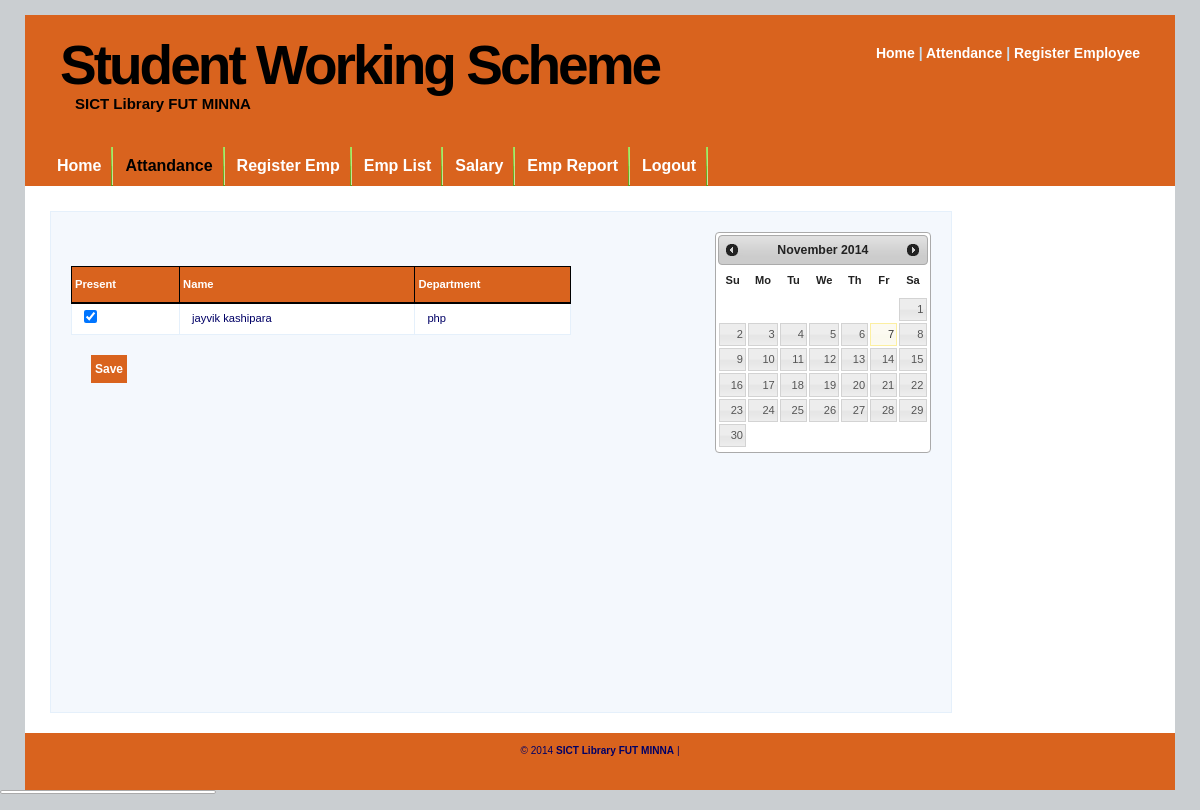
Before: /AddAttendance.php (signed in) with the older database file.
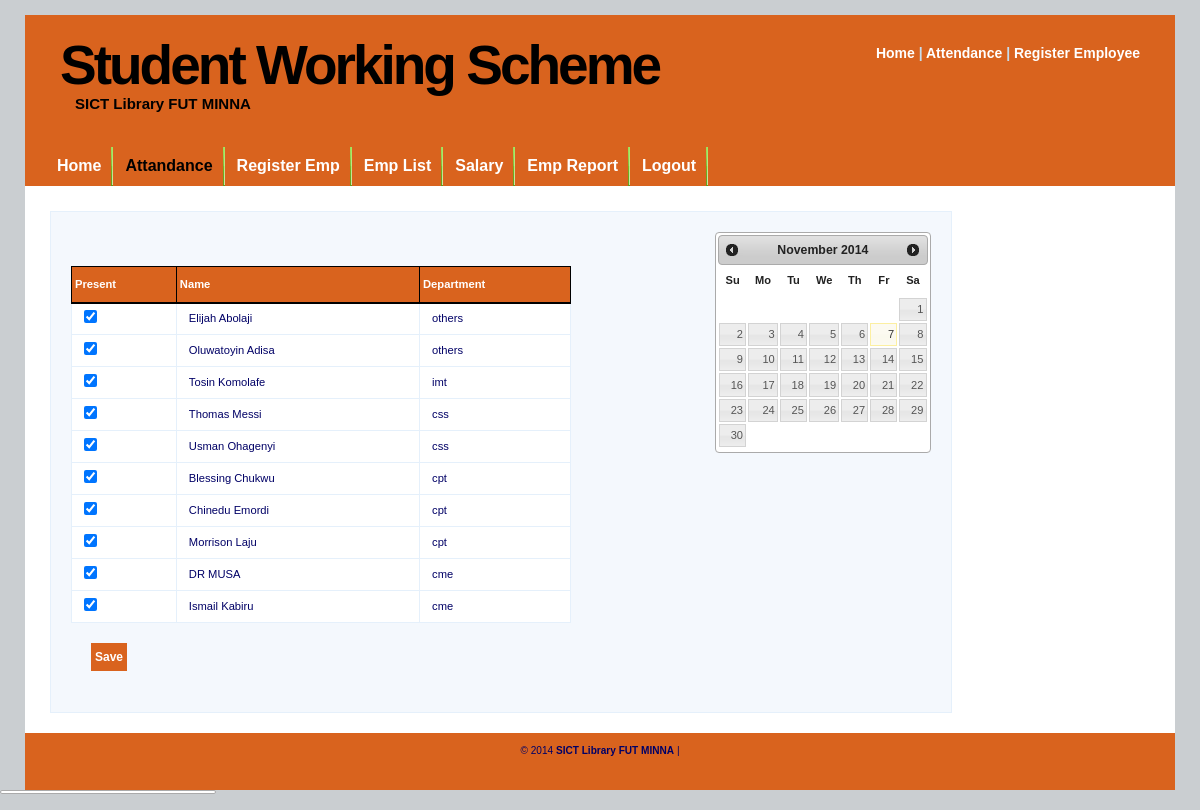
After: the same page with the newer database file.
### tables this page shows
CREATE TABLE IF NOT EXISTS `employee_detail` (
  `EmpID` int(10) NOT NULL AUTO_INCREMENT,
  `EmpName` varchar(255) NOT NULL,
  `EmpAddress` text NOT NULL,
  `EmpMobile` varchar(15) NOT NULL,
  `EmpEmail` varchar(50) NOT NULL,
  `EmpBirthdate` date NOT NULL,
  `EmpBloodGroup` varchar(5) NOT NULL,
  `EmpTechnology` varchar(20) NOT NULL,
  PRIMARY KEY (`EmpID`)
);

### class/dbclass.php (called while the page is built, shortened)
<?php
class MySQLCN {
   function MySQLCN() {
      $user = DB_USERNAME;
      $pass = DB_PASSWORD;
      $server = DB_SERVER;
      $conn = mysql_connect($server, $user, $pass);
      $this->CONN = $conn;
      return true;
   }
   function select($sql = "") {
      $conn = $this->CONN;
      $results = @mysql_query($sql, $conn);
      $count = 0;
      $data = array();
      while ($row = mysql_fetch_array($results)) {
        foreach ($row as $key => $value) {
            if (!is_array($value)) {
               $row[$key] = htmlspecialchars_decode($value, ENT_QUOTES);
            }
         }
         $data[$count] = $row;
         $count++;
      }
      return $data;
   }
}
?>

### class/EmpRegister.php (called while the page is built, shortened)
<?php
class EmpRegister extends MySQLCN {
    function AllList() {
        $qry = "SELECT *
                FROM `employee_detail`
                ORDER BY `EmpTechnology` DESC,EmpName ASC
                ";
        return $this->select($qry);
    }
}
?>

### AddAttendance.php (the view, shortened to what this page needs)
<?php
require_once 'class/dbclass.php';
require_once 'class/EmpRegister.php';
$emp = new EmpRegister();
$AllList = $emp->AllList();
?>
<!DOCTYPE html PUBLIC "-//W3C//DTD XHTML 1.0 Strict//EN" "http://www.w3.org/TR/xhtml1/DTD/xhtml1-strict.dtd">
<html xmlns="http://www.w3.org/1999/xhtml" xml:lang="en" lang="en">
    <head>
        <?php require_once 'config/commonJS.php'; ?>
    </head>
    <body>
        <div id="wrap">
            <?php @require_once 'menu/header.php'; ?>
            <?php @require_once 'menu/menu.php'; ?>
            <div id="content-wrap">
                <div id="main">
                   <form name="formSubmit" class='form' id="formSubmit" method="post" >
                            <div id="date" style="float: right;margin: 20px;"></div>
                        <br/>
                        <br/>
                        <div style="float: left;margin: 20px;">
                        <table width="500px" class="tbl">
                            <tr><th><b>Present</b></th><th><b>Name</b></th><th><b>Department</b></th></tr>
                            <?php
                            for ($i = 0; $i < count($AllList); $i++) {
                                echo "<tr>";
                                echo "<td><input id='{$AllList[$i]['EmpID']}' type='checkbox' name='present[]' class='present' value='{$AllList[$i]['EmpID']}' checked></td>";
                                echo "<td>{$AllList[$i]['EmpName']}</td>";
                                echo "<td>{$AllList[$i]['EmpTechnology']}</td>";
                                echo "</tr>";
                            }
                            ?>
                        </table>
                        <input style="margin: 20px;cursor: pointer;" type="button" class="button" onclick="setData()" value="Save">
                        </div>
                    </form>
                </div>
            </div>
            <?php @require_once 'menu/footer.php'; ?>
        </div>
    </body>
</html>

Changed rows visible on the page:
added employee_detail: EmpName "Elijah Abolaji", EmpTechnology "others"
added employee_detail: EmpName "Oluwatoyin Adisa", EmpTechnology "others"
added employee_detail: EmpName "Tosin Komolafe", EmpTechnology "imt"
added employee_detail: EmpName "Thomas Messi", EmpTechnology "css"
added employee_detail: EmpName "Usman Ohagenyi", EmpTechnology "css"
added employee_detail: EmpName "Blessing Chukwu", EmpTechnology "cpt"
added employee_detail: EmpName "Chinedu Emordi", EmpTechnology "cpt"
changed employee_detail: EmpName "jayvik kashipara" → "Morrison Laju"; EmpTechnology "php" → "cpt"
added employee_detail: EmpName "DR MUSA", EmpTechnology "cme"
added employee_detail: EmpName "Ismail Kabiru", EmpTechnology "cme"
